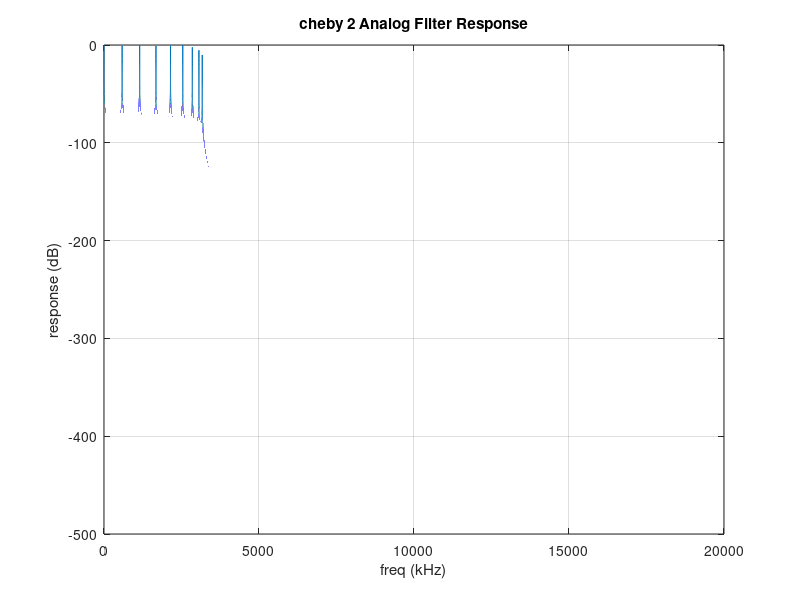
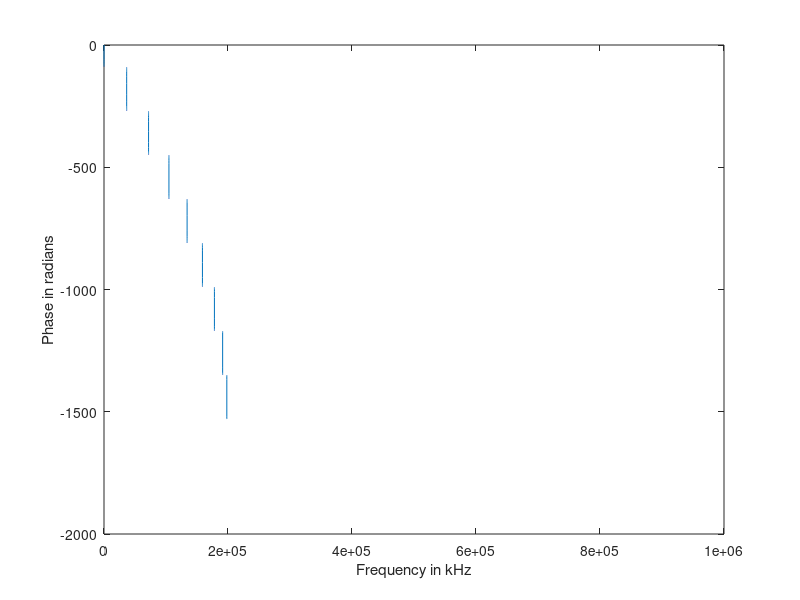

Write the MATLAB code that produced these figures, in order.

clc;
close all;
clear;
fs= 50000;
 Npts  = fs / 2;
 fpass = 16000;
 fstop = 20000;
 Rpass = 0.1;
 Rstop = 80;
spec_pbr_pos = 1; % upper ripple limit as a unitless quantity
spec_pbr_neg = 10^(-Rpass/20); % lower ripple limit as a unitless quantity
spec_sba = 10^(-Rstop/20); % stopband attenuation, converted from dB

Wrange = linspace(0,2*pi*fpass,1000000); % linear frequency range for plotting
Frange = (1/(2*pi))*Wrange;
Ypbrpos = spec_pbr_pos*ones(size(Wrange));
Ypbrneg = spec_pbr_neg*ones(size(Wrange));
Ysba = spec_sba*ones(size(Wrange));
    
 Wpass = 2 / fs * fpass;
 Wstop = 2 / fs * fstop;
 [n, Wn_cheb1] = cheb2ord (fpass, fstop, Rpass, Rstop,'s')
 
    [numHbw, denHbw] = cheby1(n, Rstop,Wn_cheb1,'s');
    Hbw = tf(numHbw,denHbw);
    [Ybw_mag,Ybw_ph] = bode(Hbw, Wrange);
    Ybw_mag=reshape(Ybw_mag,[1 max(size(Ybw_mag))]);
    Ybw_ph=reshape(Ybw_ph,[1 max(size(Ybw_ph))]);
    
    % plot response with specs superimposed
    figure; plot(Frange, 20*log10(Ybw_mag));
    hold on;
    grid;
    title('cheby 2 Analog Filter Response');
    xlabel('freq (kHz)');
    ylabel('response (dB)');
    % plot specs/constraints for comparison
     figure;   
     plot(Ybw_ph)    
     hold on;
      xlabel("Frequency in kHz")
      ylabel("Phase in radians")
